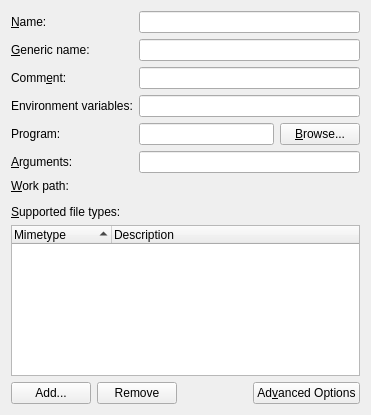
<?xml version="1.0" encoding="UTF-8"?>
<ui version="4.0">
 <class>KPropertiesDesktopBase</class>
 <widget class="QWidget" name="KPropertiesDesktopBase">
  <property name="geometry">
   <rect>
    <x>0</x>
    <y>0</y>
    <width>365</width>
    <height>415</height>
   </rect>
  </property>
  <layout class="QVBoxLayout" name="verticalLayout">
   <item>
    <layout class="QFormLayout" name="formLayout">
     <item row="0" column="0">
      <widget class="QLabel" name="nameLabel">
       <property name="whatsThis">
        <string>Type the name you want to give to this application here. This application will appear under this name in the applications menu and in the panel.</string>
       </property>
       <property name="text">
        <string>&amp;Name:</string>
       </property>
       <property name="buddy">
        <cstring>nameEdit</cstring>
       </property>
      </widget>
     </item>
     <item row="0" column="1">
      <widget class="QLineEdit" name="nameEdit">
       <property name="whatsThis">
        <string>Type the name you want to give to this application here. This application will appear under this name in the applications menu and in the panel.</string>
       </property>
      </widget>
     </item>
     <item row="1" column="0">
      <widget class="QLabel" name="textLabel2">
       <property name="whatsThis">
        <string>Type a generic name for the application here. Examples: an image viewing application would be &quot;Image Viewer&quot;.</string>
       </property>
       <property name="text">
        <string>&amp;Generic name:</string>
       </property>
       <property name="buddy">
        <cstring>genNameEdit</cstring>
       </property>
      </widget>
     </item>
     <item row="1" column="1">
      <widget class="QLineEdit" name="genNameEdit">
       <property name="whatsThis">
        <string>Type a generic name for the application here. Examples: an image viewing application would be &quot;Image Viewer&quot;.</string>
       </property>
      </widget>
     </item>
     <item row="2" column="0">
      <widget class="QLabel" name="textLabel3">
       <property name="whatsThis">
        <string>Type the description of this application, based on its use, here. Examples: an image viewing application would be &quot;View and edit images&quot;.</string>
       </property>
       <property name="text">
        <string>Comm&amp;ent:</string>
       </property>
       <property name="buddy">
        <cstring>commentEdit</cstring>
       </property>
      </widget>
     </item>
     <item row="2" column="1">
      <widget class="QLineEdit" name="commentEdit">
       <property name="whatsThis">
        <string>Type the description of this application, based on its use, here. Examples: an image viewing application would be &quot;View and edit images&quot;.</string>
       </property>
      </widget>
     </item>
     <item row="3" column="0">
      <widget class="QLabel" name="labelenvvars">
       <property name="text">
        <string>Environment variables:</string>
       </property>
       <property name="buddy">
        <cstring>envarsEdit</cstring>
       </property>
      </widget>
     </item>
     <item row="3" column="1">
      <widget class="QLineEdit" name="envarsEdit"/>
     </item>
     <item row="4" column="0">
      <widget class="QLabel" name="textLabel4">
       <property name="whatsThis">
        <string>Type the command to start this application here.</string>
       </property>
       <property name="text">
        <string>Program:</string>
       </property>
       <property name="buddy">
        <cstring>programEdit</cstring>
       </property>
      </widget>
     </item>
     <item row="4" column="1">
      <layout class="QHBoxLayout" name="horizontalLayout">
       <item>
        <widget class="QLineEdit" name="programEdit">
         <property name="whatsThis">
          <string>Type the command to start this application here.</string>
         </property>
        </widget>
       </item>
       <item>
        <widget class="QPushButton" name="browseButton">
         <property name="whatsThis">
          <string>Click here to browse your file system in order to find the desired executable.</string>
         </property>
         <property name="text">
          <string>&amp;Browse...</string>
         </property>
        </widget>
       </item>
      </layout>
     </item>
     <item row="5" column="0">
      <widget class="QLabel" name="argumentsLabel">
       <property name="whatsThis">
        <string>Type the arguments to use when starting this application here.

You can have several placeholders which will be replaced with the actual values when the actual program is run:

%f - a single filename
%F - a list of files (for apps that can open several files at once)
%u - a single URL
%U - a list of URLs
%i - the icon of the .desktop file
%c - the name of the .desktop file
%k - the location of the .desktop file</string>
       </property>
       <property name="text">
        <string>&amp;Arguments:</string>
       </property>
       <property name="buddy">
        <cstring>argumentsEdit</cstring>
       </property>
      </widget>
     </item>
     <item row="5" column="1">
      <widget class="QLineEdit" name="argumentsEdit">
       <property name="whatsThis">
        <string>Type the arguments to use when starting this application here.

You can have several placeholders which will be replaced with the actual values when the actual program is run:

%f - a single filename
%F - a list of files (for apps that can open several files at once)
%u - a single URL
%U - a list of URLs
%i - the icon of the .desktop file
%c - the name of the .desktop file
%k - the location of the .desktop file</string>
       </property>
      </widget>
     </item>
     <item row="6" column="0">
      <widget class="QLabel" name="textLabel5">
       <property name="whatsThis">
        <string>Sets the working directory for your application.</string>
       </property>
       <property name="text">
        <string>&amp;Work path:</string>
       </property>
       <property name="buddy">
        <cstring>pathEdit</cstring>
       </property>
      </widget>
     </item>
     <item row="6" column="1">
      <widget class="KUrlRequester" name="pathEdit">
       <property name="whatsThis">
        <string>Sets the working directory for your application.</string>
       </property>
      </widget>
     </item>
    </layout>
   </item>
   <item>
    <widget class="KSeparator" name="kseparator"/>
   </item>
   <item>
    <widget class="QLabel" name="textLabel7">
     <property name="whatsThis">
      <string>&lt;qt&gt;&lt;p&gt;This list should show the types of file that your application can handle. This list is organized by &lt;u&gt;mimetypes&lt;/u&gt;.&lt;/p&gt;
&lt;p&gt;MIME, Multipurpose Internet (e)Mail Extension, is a standard protocol for identifying the type of data based on filename extensions and correspondent &lt;u&gt;mimetypes&lt;/u&gt;. Example: the &quot;bmp&quot; part that comes after the dot in flower.bmp indicates that it is a specific kind of image, &lt;u&gt;image/x-bmp&lt;/u&gt;. To know which application should open each type of file, the system should be informed about the abilities of each application to handle these extensions and mimetypes.&lt;/p&gt;
&lt;p&gt;If you want to associate this application with one or more mimetypes that are not in this list, click on the button &lt;b&gt;Add&lt;/b&gt; below. If there are one or more filetypes that this application cannot handle, you may want to remove them from the list clicking on the button &lt;b&gt;Remove&lt;/b&gt; below.&lt;/p&gt;&lt;/qt&gt;</string>
     </property>
     <property name="text">
      <string>&amp;Supported file types:</string>
     </property>
     <property name="buddy">
      <cstring>filetypeList</cstring>
     </property>
    </widget>
   </item>
   <item>
    <widget class="QTreeWidget" name="filetypeList">
     <property name="sizePolicy">
      <sizepolicy hsizetype="Expanding" vsizetype="Expanding">
       <horstretch>0</horstretch>
       <verstretch>1</verstretch>
      </sizepolicy>
     </property>
     <property name="whatsThis">
      <string>&lt;qt&gt;&lt;p&gt;This list should show the types of file that your application can handle. This list is organized by &lt;u&gt;mimetypes&lt;/u&gt;.&lt;/p&gt;
&lt;p&gt;MIME, Multipurpose Internet (e)Mail Extension, is a standard protocol for identifying the type of data based on filename extensions and correspondent &lt;u&gt;mimetypes&lt;/u&gt;. Example: the &quot;bmp&quot; part that comes after the dot in flower.bmp indicates that it is a specific kind of image, &lt;u&gt;image/x-bmp&lt;/u&gt;. To know which application should open each type of file, the system should be informed about the abilities of each application to handle these extensions and mimetypes.&lt;/p&gt;
&lt;p&gt;If you want to associate this application with one or more mimetypes that are not in this list, click on the button &lt;b&gt;Add&lt;/b&gt; below. If there are one or more filetypes that this application cannot handle, you may want to remove them from the list clicking on the button &lt;b&gt;Remove&lt;/b&gt; below.&lt;/p&gt;&lt;/qt&gt;</string>
     </property>
     <property name="rootIsDecorated">
      <bool>false</bool>
     </property>
     <property name="sortingEnabled">
      <bool>true</bool>
     </property>
     <property name="allColumnsShowFocus">
      <bool>true</bool>
     </property>
     <column>
      <property name="text">
       <string>Mimetype</string>
      </property>
     </column>
     <column>
      <property name="text">
       <string>Description</string>
      </property>
     </column>
    </widget>
   </item>
   <item>
    <layout class="QHBoxLayout" name="horizontalLayout_2">
     <item>
      <widget class="QPushButton" name="addFiletypeButton">
       <property name="whatsThis">
        <string>Click on this button if you want to add a type of file (mimetype) that your application can handle.</string>
       </property>
       <property name="text">
        <string>Add...</string>
       </property>
      </widget>
     </item>
     <item>
      <widget class="QPushButton" name="delFiletypeButton">
       <property name="whatsThis">
        <string>If you want to remove a type of file (mimetype) that your application cannot handle, select the mimetype in the list above and click on this button.</string>
       </property>
       <property name="text">
        <string>Remove</string>
       </property>
      </widget>
     </item>
     <item>
      <spacer>
       <property name="orientation">
        <enum>Qt::Horizontal</enum>
       </property>
       <property name="sizeType">
        <enum>QSizePolicy::MinimumExpanding</enum>
       </property>
       <property name="sizeHint" stdset="0">
        <size>
         <width>70</width>
         <height>20</height>
        </size>
       </property>
      </spacer>
     </item>
     <item>
      <widget class="QPushButton" name="advancedButton">
       <property name="whatsThis">
        <string>Click here to modify the way this application will run, launch feedback, D-Bus options or to run it as a different user.</string>
       </property>
       <property name="text">
        <string>Ad&amp;vanced Options</string>
       </property>
      </widget>
     </item>
    </layout>
   </item>
  </layout>
 </widget>
 <customwidgets>
  <customwidget>
   <class>KUrlRequester</class>
   <extends>QFrame</extends>
   <header>kurlrequester.h</header>
   <container>1</container>
  </customwidget>
  <customwidget>
   <class>KSeparator</class>
   <extends>QFrame</extends>
   <header>kseparator.h</header>
   <container>1</container>
  </customwidget>
 </customwidgets>
 <resources/>
 <connections/>
</ui>
